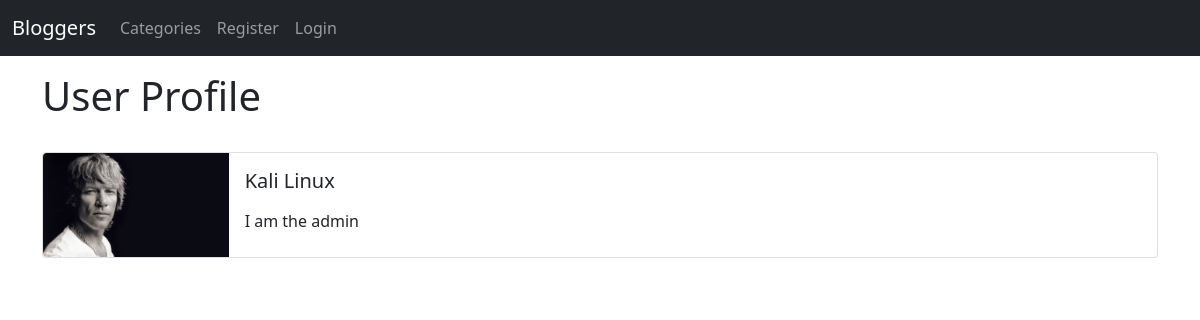
Screenshot of /members/profile/1 with the database file from the repository.
### theblog/models.py (models this page shows, shortened)
class Profile(models.Model):
	user = models.OneToOneField(User, null=True, on_delete=models.CASCADE)
	bio = models.TextField()
	profile_pic = models.ImageField(null=True, blank=True, upload_to="images/profile")
	website_url = models.CharField(max_length=255, null=True, blank=True)
	facebook_url = models.CharField(max_length=255, null=True, blank=True)
	twitter_url = models.CharField(max_length=255, null=True, blank=True)
	instagram_url = models.CharField(max_length=255, null=True, blank=True)
	pinterest_url = models.CharField(max_length=255, null=True, blank=True)

### members/views.py (the view)
# urls.py: path('profile/<int:pk>', ShowProfilePageView.as_view(),name="show_profile_page"),
class ShowProfilePageView(DetailView):
	model = Profile
	template_name = 'registration/user_profile.html'
	def get_context_data(self, *args, **kwargs):
		context = super(ShowProfilePageView, self).get_context_data(*args, **kwargs)
		page_user = get_object_or_404(Profile, id=self.kwargs['pk'])
		context["page_user"] = page_user
		return context

### members/templates/registration/user_profile.html (shortened to what this page needs)
{% extends 'base.html' %}
{% load static %}
{% block content %}
<h1>User Profile</h1>
<br>
<div class="card mb-3">
  <div class="row g-0">
    <div class="col-md-2">
    	{% if page_user.profile_pic %}
      		<img src="{{ page_user.profile_pic.url }}" class="img-fluid rounded-start">
      	{% else %}
      		<img src="{% static 'theblog/images/default_profile_pic.jpg' %}" class="card-img">
    	{% endif %}
    </div>
    <div class="col-md-10">
      <div class="card-body">
        <h5 class="card-title">{{ page_user.user.first_name}} {{ page_user.user.last_name}}</h5>
        <p class="card-text">{{ page_user.bio }}</p>
      </div>
    </div>
  </div>
</div>
{% endblock %}

### rows the page displays
Profile: profile_pic (picture), user.first_name "Kali", user.last_name "Linux", bio "I am the admin"
